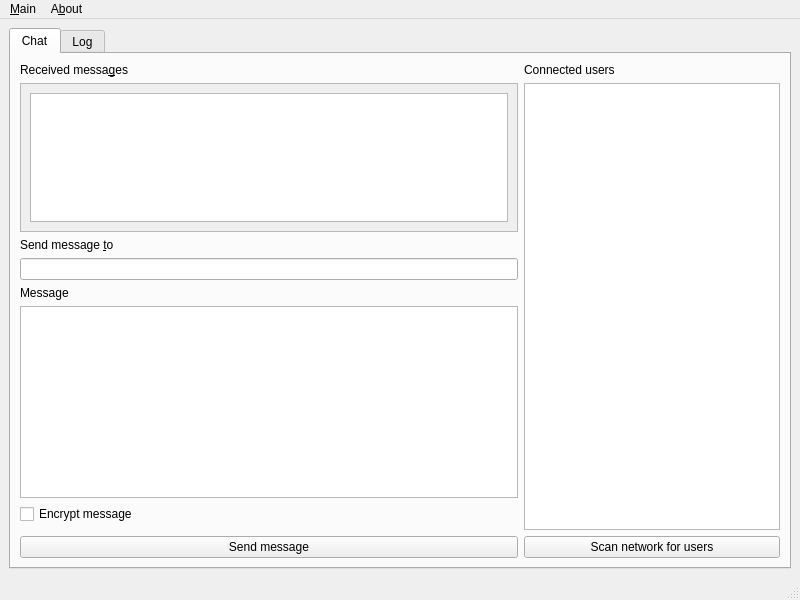
<?xml version="1.0" encoding="UTF-8"?>
<ui version="4.0">
 <class>main</class>
 <widget class="QMainWindow" name="main">
  <property name="geometry">
   <rect>
    <x>0</x>
    <y>0</y>
    <width>800</width>
    <height>600</height>
   </rect>
  </property>
  <property name="sizePolicy">
   <sizepolicy hsizetype="Expanding" vsizetype="Expanding">
    <horstretch>0</horstretch>
    <verstretch>0</verstretch>
   </sizepolicy>
  </property>
  <property name="windowTitle">
   <string>Distributed chat</string>
  </property>
  <widget class="QWidget" name="centralwidget">
   <layout class="QGridLayout" name="gridLayout_2">
    <item row="0" column="0">
     <widget class="QTabWidget" name="tabWidget">
      <property name="currentIndex">
       <number>0</number>
      </property>
      <widget class="QWidget" name="tab_chat">
       <attribute name="title">
        <string>Chat</string>
       </attribute>
       <layout class="QGridLayout" name="gridLayout_3">
        <item row="0" column="1">
         <widget class="QLabel" name="label_4">
          <property name="text">
           <string>Connected users</string>
          </property>
         </widget>
        </item>
        <item row="1" column="0">
         <widget class="QScrollArea" name="scrollArea">
          <property name="sizePolicy">
           <sizepolicy hsizetype="Expanding" vsizetype="Expanding">
            <horstretch>0</horstretch>
            <verstretch>0</verstretch>
           </sizepolicy>
          </property>
          <property name="widgetResizable">
           <bool>true</bool>
          </property>
          <widget class="QWidget" name="scrollAreaWidgetContents">
           <property name="geometry">
            <rect>
             <x>0</x>
             <y>0</y>
             <width>496</width>
             <height>115</height>
            </rect>
           </property>
           <layout class="QGridLayout" name="gridLayout">
            <item row="0" column="0">
             <widget class="QPlainTextEdit" name="recv_messages">
              <property name="enabled">
               <bool>true</bool>
              </property>
              <property name="sizePolicy">
               <sizepolicy hsizetype="Expanding" vsizetype="Expanding">
                <horstretch>0</horstretch>
                <verstretch>0</verstretch>
               </sizepolicy>
              </property>
              <property name="readOnly">
               <bool>true</bool>
              </property>
             </widget>
            </item>
           </layout>
          </widget>
         </widget>
        </item>
        <item row="4" column="0">
         <widget class="QLabel" name="label_2">
          <property name="text">
           <string>Message</string>
          </property>
          <property name="buddy">
           <cstring>message</cstring>
          </property>
         </widget>
        </item>
        <item row="5" column="0">
         <widget class="QPlainTextEdit" name="message">
          <property name="sizePolicy">
           <sizepolicy hsizetype="Expanding" vsizetype="Fixed">
            <horstretch>0</horstretch>
            <verstretch>0</verstretch>
           </sizepolicy>
          </property>
         </widget>
        </item>
        <item row="6" column="0">
         <widget class="QCheckBox" name="chck_encrypt">
          <property name="text">
           <string>Encrypt message</string>
          </property>
         </widget>
        </item>
        <item row="0" column="0">
         <widget class="QLabel" name="label_3">
          <property name="text">
           <string>Received messa&amp;ges</string>
          </property>
          <property name="buddy">
           <cstring>recv_messages</cstring>
          </property>
         </widget>
        </item>
        <item row="1" column="1" rowspan="7">
         <widget class="QListWidget" name="users">
          <property name="sizePolicy">
           <sizepolicy hsizetype="Fixed" vsizetype="Expanding">
            <horstretch>0</horstretch>
            <verstretch>0</verstretch>
           </sizepolicy>
          </property>
         </widget>
        </item>
        <item row="2" column="0">
         <widget class="QLabel" name="label">
          <property name="text">
           <string>Send message &amp;to</string>
          </property>
          <property name="buddy">
           <cstring>node_id</cstring>
          </property>
         </widget>
        </item>
        <item row="3" column="0">
         <widget class="QLineEdit" name="node_id"/>
        </item>
        <item row="8" column="1">
         <widget class="QPushButton" name="btn_scan">
          <property name="text">
           <string>Scan network for users</string>
          </property>
         </widget>
        </item>
        <item row="8" column="0">
         <widget class="QPushButton" name="button_send">
          <property name="sizePolicy">
           <sizepolicy hsizetype="Minimum" vsizetype="Minimum">
            <horstretch>0</horstretch>
            <verstretch>0</verstretch>
           </sizepolicy>
          </property>
          <property name="text">
           <string>Send message</string>
          </property>
         </widget>
        </item>
       </layout>
      </widget>
      <widget class="QWidget" name="tab_log">
       <attribute name="title">
        <string>Log</string>
       </attribute>
       <layout class="QVBoxLayout" name="verticalLayout_3">
        <item>
         <widget class="QScrollArea" name="scrollArea_2">
          <property name="widgetResizable">
           <bool>true</bool>
          </property>
          <widget class="QWidget" name="scrollAreaWidgetContents_2">
           <property name="geometry">
            <rect>
             <x>0</x>
             <y>0</y>
             <width>758</width>
             <height>482</height>
            </rect>
           </property>
           <layout class="QVBoxLayout" name="verticalLayout_4">
            <item>
             <widget class="QPlainTextEdit" name="logs"/>
            </item>
           </layout>
          </widget>
         </widget>
        </item>
       </layout>
      </widget>
     </widget>
    </item>
   </layout>
  </widget>
  <widget class="QMenuBar" name="menubar">
   <property name="geometry">
    <rect>
     <x>0</x>
     <y>0</y>
     <width>800</width>
     <height>25</height>
    </rect>
   </property>
   <widget class="QMenu" name="menuStart">
    <property name="title">
     <string>&amp;Main</string>
    </property>
    <addaction name="actionQuit"/>
   </widget>
   <widget class="QMenu" name="menuAbout">
    <property name="title">
     <string>A&amp;bout</string>
    </property>
   </widget>
   <addaction name="menuStart"/>
   <addaction name="menuAbout"/>
  </widget>
  <widget class="QStatusBar" name="statusbar"/>
  <action name="actionQuit">
   <property name="text">
    <string>&amp;Quit</string>
   </property>
  </action>
 </widget>
 <tabstops>
  <tabstop>tabWidget</tabstop>
  <tabstop>scrollArea</tabstop>
  <tabstop>recv_messages</tabstop>
  <tabstop>node_id</tabstop>
  <tabstop>message</tabstop>
  <tabstop>scrollArea_2</tabstop>
  <tabstop>logs</tabstop>
 </tabstops>
 <resources/>
 <connections>
  <connection>
   <sender>actionQuit</sender>
   <signal>triggered()</signal>
   <receiver>main</receiver>
   <slot>close()</slot>
   <hints>
    <hint type="sourcelabel">
     <x>-1</x>
     <y>-1</y>
    </hint>
    <hint type="destinationlabel">
     <x>399</x>
     <y>299</y>
    </hint>
   </hints>
  </connection>
 </connections>
</ui>
